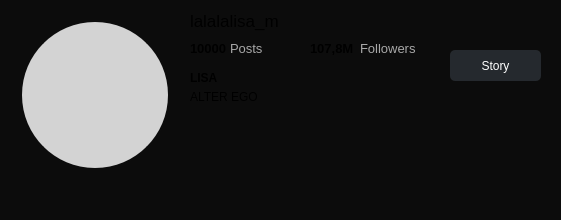
   <widget class="QStackedWidget" name="INST_WDGT_USER">
    <property name="geometry">
     <rect>
      <x>40</x>
      <y>80</y>
      <width>561</width>
      <height>220</height>
     </rect>
    </property>
    <property name="layoutDirection">
     <enum>Qt::LayoutDirection::RightToLeft</enum>
    </property>
    <property name="styleSheet">
     <string notr="true">QWidget {
	background-color: #0c0c0c;
}

QPushButton {
	background-color: #25292e;
	color: white;
	border-radius: 5px;
}</string>
    </property>
    <property name="currentIndex">
     <number>0</number>
    </property>
    <widget class="QWidget" name="INST_PG_USER">
     <widget class="QLabel" name="INST_USER_PFP">
      <property name="geometry">
       <rect>
        <x>20</x>
        <y>20</y>
        <width>150</width>
        <height>150</height>
       </rect>
      </property>
      <property name="sizePolicy">
       <sizepolicy hsizetype="Preferred" vsizetype="Preferred">
        <horstretch>0</horstretch>
        <verstretch>0</verstretch>
       </sizepolicy>
      </property>
      <property name="styleSheet">
       <string notr="true">border-radius: 75px;
border: 2px solid #0c0c0c;
background-color: lightgray; 
background-position: center;
background-repeat: no-repeat;
background-image: url(:/images/lisa.jpg);
</string>
      </property>
      <property name="text">
       <string/>
      </property>
     </widget>
     <widget class="QLabel" name="INST_USER_POST_CON">
      <property name="geometry">
       <rect>
        <x>190</x>
        <y>40</y>
        <width>41</width>
        <height>16</height>
       </rect>
      </property>
      <property name="font">
       <font>
        <pointsize>10</pointsize>
        <bold>true</bold>
       </font>
      </property>
      <property name="text">
       <string>10000</string>
      </property>
     </widget>
     <widget class="QLabel" name="INST_USER_POST">
      <property name="geometry">
       <rect>
        <x>230</x>
        <y>40</y>
        <width>51</width>
        <height>16</height>
       </rect>
      </property>
      <property name="font">
       <font>
        <pointsize>10</pointsize>
       </font>
      </property>
      <property name="styleSheet">
       <string notr="true">color: #a8a8a8</string>
      </property>
      <property name="text">
       <string>Posts</string>
      </property>
     </widget>
     <widget class="QLabel" name="INST_USER_FOL_CON">
      <property name="geometry">
       <rect>
        <x>310</x>
        <y>40</y>
        <width>51</width>
        <height>16</height>
       </rect>
      </property>
      <property name="font">
       <font>
        <pointsize>10</pointsize>
        <bold>true</bold>
       </font>
      </property>
      <property name="text">
       <string>107,8M</string>
      </property>
     </widget>
     <widget class="QLabel" name="INST_USER_FOL">
      <property name="geometry">
       <rect>
        <x>360</x>
        <y>40</y>
        <width>61</width>
        <height>16</height>
       </rect>
      </property>
      <property name="font">
       <font>
        <pointsize>10</pointsize>
       </font>
      </property>
      <property name="styleSheet">
       <string notr="true">color: #a8a8a8</string>
      </property>
      <property name="text">
       <string>Followers</string>
      </property>
     </widget>
     <widget class="QLabel" name="INST_USER_NAME">
      <property name="geometry">
       <rect>
        <x>190</x>
        <y>70</y>
        <width>241</width>
        <height>16</height>
       </rect>
      </property>
      <property name="font">
       <font>
        <italic>false</italic>
        <bold>true</bold>
       </font>
      </property>
      <property name="text">
       <string>LISA</string>
      </property>
     </widget>
     <widget class="QLabel" name="INST_USER_USER">
      <property name="geometry">
       <rect>
        <x>190</x>
        <y>10</y>
        <width>331</width>
        <height>21</height>
       </rect>
      </property>
      <property name="font">
       <font>
        <pointsize>13</pointsize>
       </font>
      </property>
      <property name="text">
       <string>lalalalisa_m</string>
      </property>
     </widget>
     <widget class="QLabel" name="INST_USER_BIO">
      <property name="geometry">
       <rect>
        <x>190</x>
        <y>90</y>
        <width>351</width>
        <height>111</height>
       </rect>
      </property>
      <property name="font">
       <font>
        <fontweight>DemiBold</fontweight>
       </font>
      </property>
      <property name="text">
       <string>ALTER EGO</string>
      </property>
      <property name="alignment">
       <set>Qt::AlignmentFlag::AlignLeading|Qt::AlignmentFlag::AlignLeft|Qt::AlignmentFlag::AlignTop</set>
      </property>
     </widget>
     <widget class="QLabel" name="INST_USER_VERI">
      <property name="geometry">
       <rect>
        <x>154</x>
        <y>10</y>
        <width>25</width>
        <height>24</height>
       </rect>
      </property>
      <property name="text">
       <string/>
      </property>
      <property name="pixmap">
       <pixmap resource="../resources/resources.qrc">:/images/verified.png</pixmap>
      </property>
     </widget>
     <widget class="QPushButton" name="INST_USER_STRY">
      <property name="geometry">
       <rect>
        <x>450</x>
        <y>50</y>
        <width>91</width>
        <height>31</height>
       </rect>
      </property>
      <property name="text">
       <string>Story</string>
      </property>
     </widget>
     <zorder>INST_USER_FOL</zorder>
     <zorder>INST_USER_PFP</zorder>
     <zorder>INST_USER_POST_CON</zorder>
     <zorder>INST_USER_POST</zorder>
     <zorder>INST_USER_NAME</zorder>
     <zorder>INST_USER_USER</zorder>
     <zorder>INST_USER_BIO</zorder>
     <zorder>INST_USER_FOL_CON</zorder>
     <zorder>INST_USER_VERI</zorder>
     <zorder>INST_USER_STRY</zorder>
    </widget>
    <widget class="QWidget" name="INST_PG_NONE">
     <widget class="QLabel" name="INST_LBL_STS">
      <property name="geometry">
       <rect>
        <x>70</x>
        <y>80</y>
        <width>411</width>
        <height>51</height>
       </rect>
      </property>
      <property name="styleSheet">
       <string notr="true">color: #a8a8a8;</string>
      </property>
      <property name="text">
       <string>No profile selected. Go to &quot;setting&quot;s &gt; &quot;Open profiles…&quot; to add a profile</string>
      </property>
      <property name="alignment">
       <set>Qt::AlignmentFlag::AlignCenter</set>
      </property>
     </widget>
    </widget>
   </widget>
